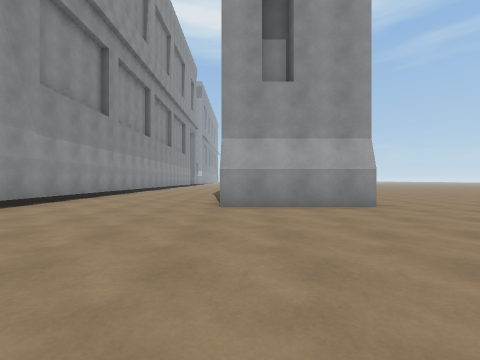
View 1 (above)

24 first-person views from a walk through a Unity game level. The camera is 1.2 m above the floor, looks level and sees 90° across. The floor is counted in squares, 2 m on a side. Each view is taken from the middle of a square. On the plan, view 1 faces up. The plan holds only what a view shows up to about 9 squares ahead; the rest is blank. The place goes on beyond the plan. The player is left out. Some animated figures are not drawn.

View 2
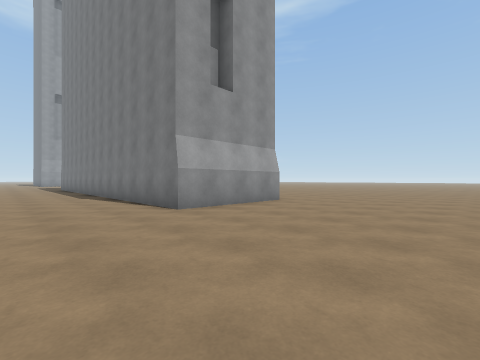

View 3
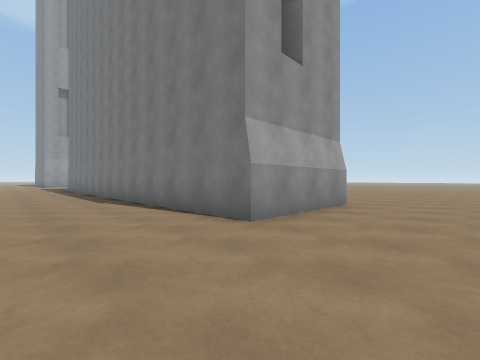

View 4
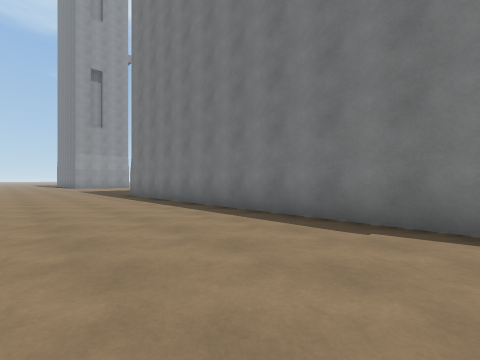

View 5
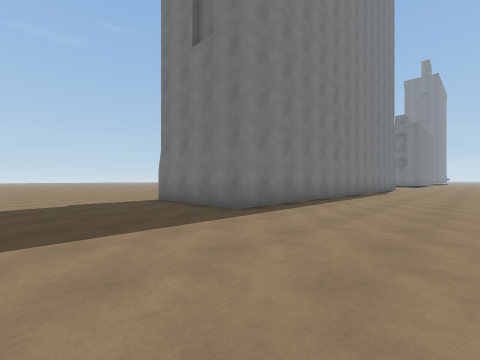

View 6
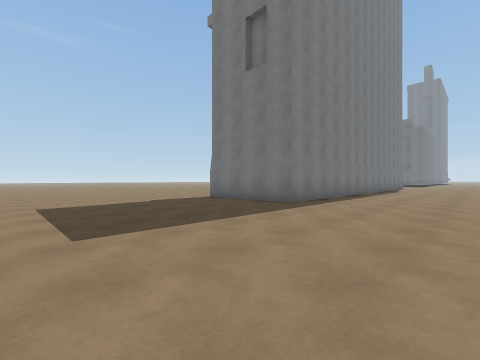

View 7
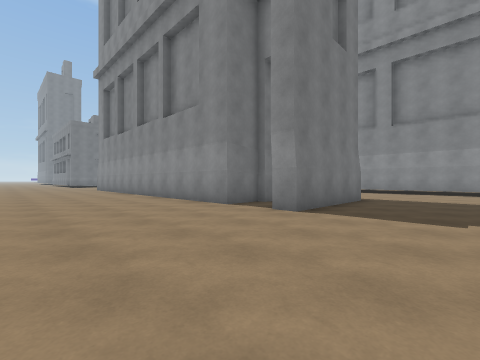

View 8
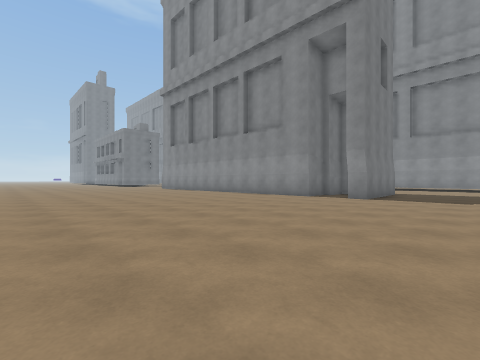

View 9
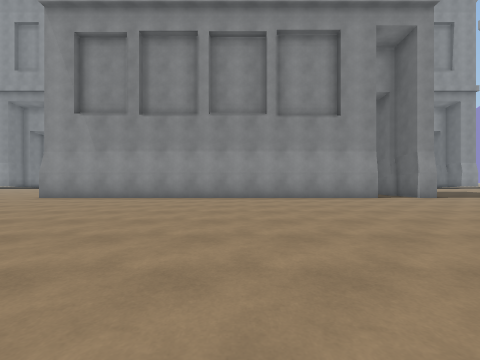

View 10
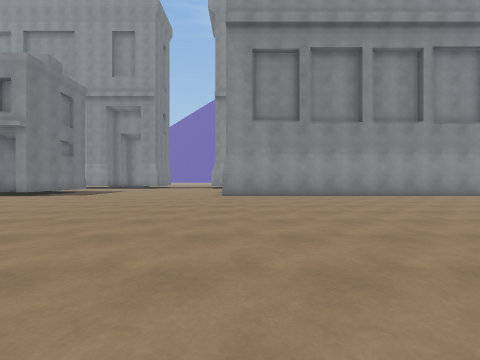

View 11
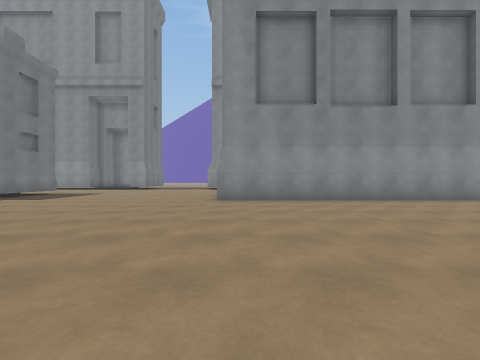

View 12
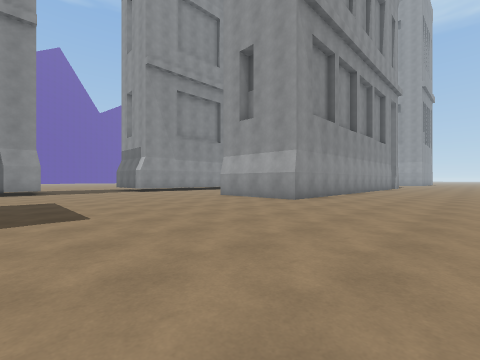

View 13
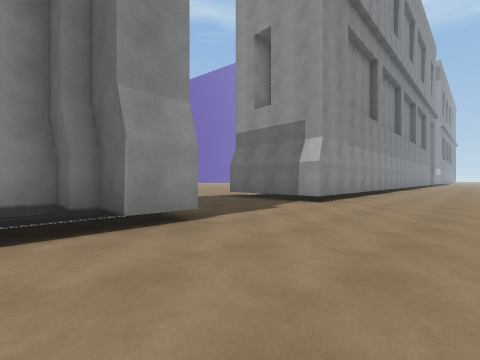

View 14
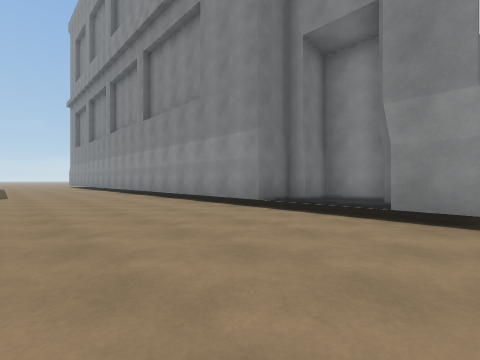

View 15
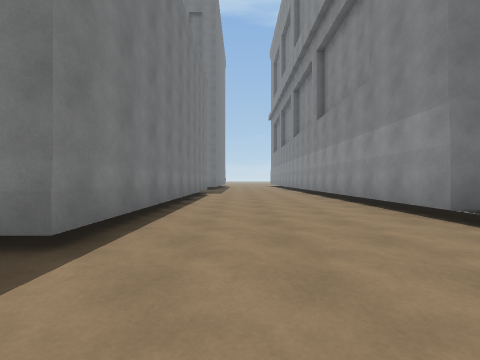

View 16
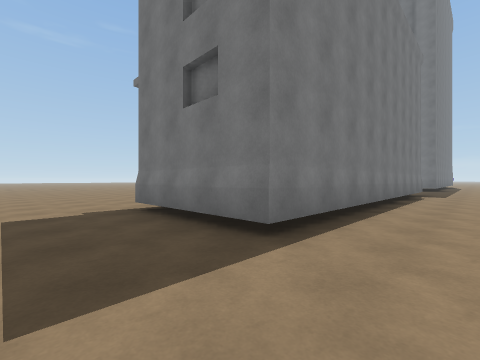

View 17
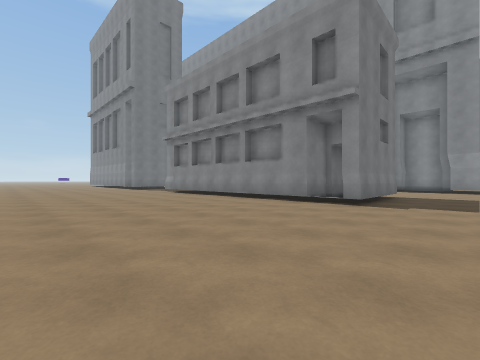

View 18
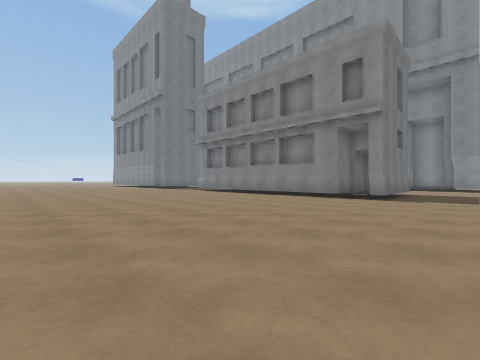

View 19
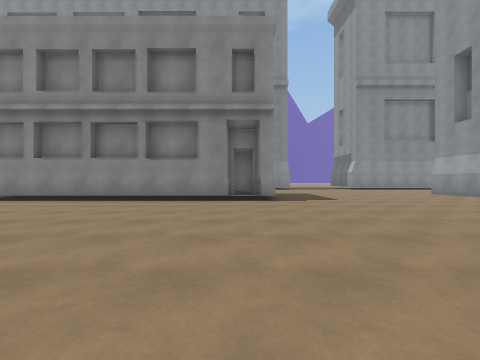

View 20
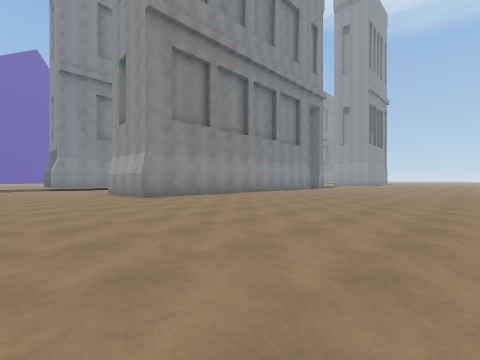

View 21
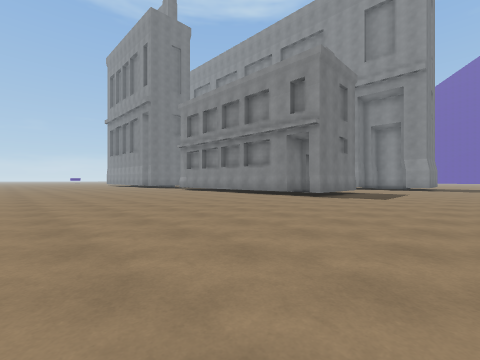

View 22
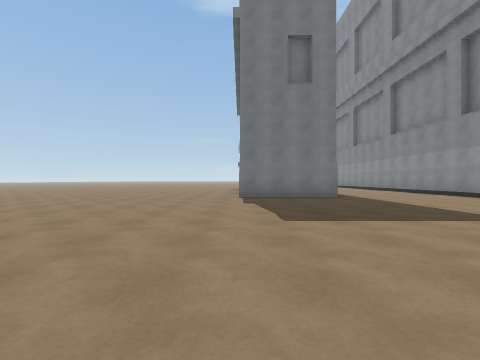

View 23
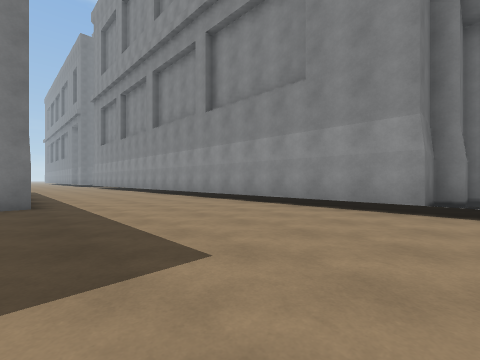

View 24
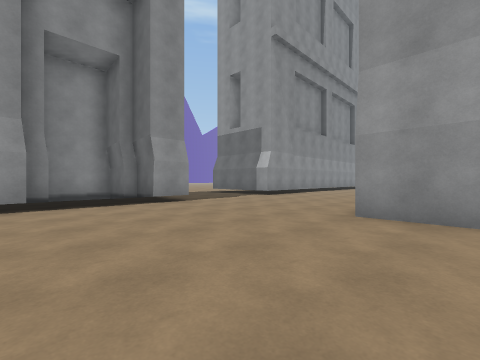

### Floor plan
Key: @ floor where view 1 was taken; # wall or solid block; . main floor; : floor 0.25 m higher than the main floor; O other object.
Columns run from 9 left of view 1 to 12 right of it. Each row starts with its distance up from view 1.
 33       ..
 32      ...
 31     ....
 30    ......
 29    ......
 28     #....OO
 27   ###...... .
 26   #:..........
 25   ## ..........
 24    ##.............
 23     #.............
 22     #.............
 21     #................
 20     #................
 19     #................
 18     #....OOOO........
 17     #....OO..........
 16      ....O OO........
 15      ....O  O........
 14      ....O  O........
 13      ....O  O........
 12      ....O  O........
 11      ....O  O........
 10      ....O  O........
  9     #....O  O........
  8     #....O  O........
  7     #....O  O........
  6     #....OOOO.........
  5     #................
  4 .####................
  3 .....................
  2  ....................
  1   ...................
  0     #....@...........
 -1   ###................
 -2   #:.....OOOO........
 -3   ###....OOOO........
 -4    ##....O  O........
 -5     #....O  O........
 -6     #....O  O........
 -7     #....O  O........
 -8     #....O  O........

Positions as (right, up) in squares from view 1, and headings:
1: (0, 0), facing up
2: (-3, 1), facing up-right
3: (-3, 3), facing up-right
4: (-4, 9), facing up-right
5: (-4, 22), facing down-right
6: (-4, 24), facing down-right
7: (7, 21), facing down-left
8: (11, 21), facing down-left
9: (11, 12), facing left
10: (12, 6), facing left
11: (10, 6), facing left
12: (7, -1), facing up-left
13: (-2, -2), facing up-left
14: (-1, 0), facing down-left
15: (-2, 0), facing down
16: (-2, 0), facing down-right
17: (9, 0), facing down-left
18: (11, 0), facing down-left
19: (10, -3), facing left
20: (11, 2), facing up-left
21: (11, 2), facing down-left
22: (3, 27), facing down
23: (0, 25), facing down-left
24: (1, 24), facing up-left
